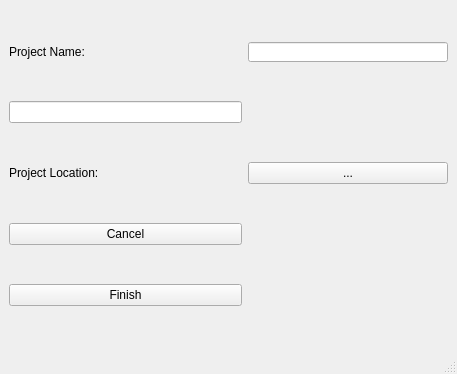
<?xml version="1.0" encoding="UTF-8"?>
<ui version="4.0">
 <class>NewProject</class>
 <widget class="QMainWindow" name="NewProject">
  <property name="geometry">
   <rect>
    <x>0</x>
    <y>0</y>
    <width>457</width>
    <height>374</height>
   </rect>
  </property>
  <property name="sizePolicy">
   <sizepolicy hsizetype="Minimum" vsizetype="Fixed">
    <horstretch>0</horstretch>
    <verstretch>0</verstretch>
   </sizepolicy>
  </property>
  <property name="focusPolicy">
   <enum>Qt::StrongFocus</enum>
  </property>
  <property name="windowTitle">
   <string>New Project</string>
  </property>
  <property name="locale">
   <locale language="English" country="UnitedStates"/>
  </property>
  <widget class="QWidget" name="centralwidget">
   <property name="sizePolicy">
    <sizepolicy hsizetype="Fixed" vsizetype="Fixed">
     <horstretch>0</horstretch>
     <verstretch>0</verstretch>
    </sizepolicy>
   </property>
   <layout class="QGridLayout" name="gridLayout">
    <item row="5" column="1">
     <widget class="QPushButton" name="setPath">
      <property name="text">
       <string>...</string>
      </property>
     </widget>
    </item>
    <item row="5" column="0">
     <widget class="QLabel" name="projLoc">
      <property name="text">
       <string>Project Location:</string>
      </property>
     </widget>
    </item>
    <item row="0" column="0">
     <widget class="QLabel" name="projName">
      <property name="sizePolicy">
       <sizepolicy hsizetype="MinimumExpanding" vsizetype="Fixed">
        <horstretch>0</horstretch>
        <verstretch>0</verstretch>
       </sizepolicy>
      </property>
      <property name="text">
       <string>Project Name:</string>
      </property>
     </widget>
    </item>
    <item row="3" column="0">
     <widget class="QLineEdit" name="projLocBox">
      <property name="sizePolicy">
       <sizepolicy hsizetype="Ignored" vsizetype="Fixed">
        <horstretch>0</horstretch>
        <verstretch>0</verstretch>
       </sizepolicy>
      </property>
     </widget>
    </item>
    <item row="9" column="0">
     <widget class="QPushButton" name="finish">
      <property name="text">
       <string>Finish</string>
      </property>
     </widget>
    </item>
    <item row="8" column="0">
     <widget class="QPushButton" name="cancel">
      <property name="sizePolicy">
       <sizepolicy hsizetype="MinimumExpanding" vsizetype="Fixed">
        <horstretch>0</horstretch>
        <verstretch>0</verstretch>
       </sizepolicy>
      </property>
      <property name="text">
       <string>Cancel</string>
      </property>
     </widget>
    </item>
    <item row="0" column="1">
     <widget class="QLineEdit" name="projNameBox">
      <property name="enabled">
       <bool>true</bool>
      </property>
      <property name="sizePolicy">
       <sizepolicy hsizetype="Fixed" vsizetype="Fixed">
        <horstretch>0</horstretch>
        <verstretch>0</verstretch>
       </sizepolicy>
      </property>
      <property name="minimumSize">
       <size>
        <width>200</width>
        <height>20</height>
       </size>
      </property>
      <property name="maximumSize">
       <size>
        <width>266</width>
        <height>20</height>
       </size>
      </property>
     </widget>
    </item>
   </layout>
  </widget>
  <widget class="QStatusBar" name="statusbar"/>
 </widget>
 <resources/>
 <connections/>
</ui>
